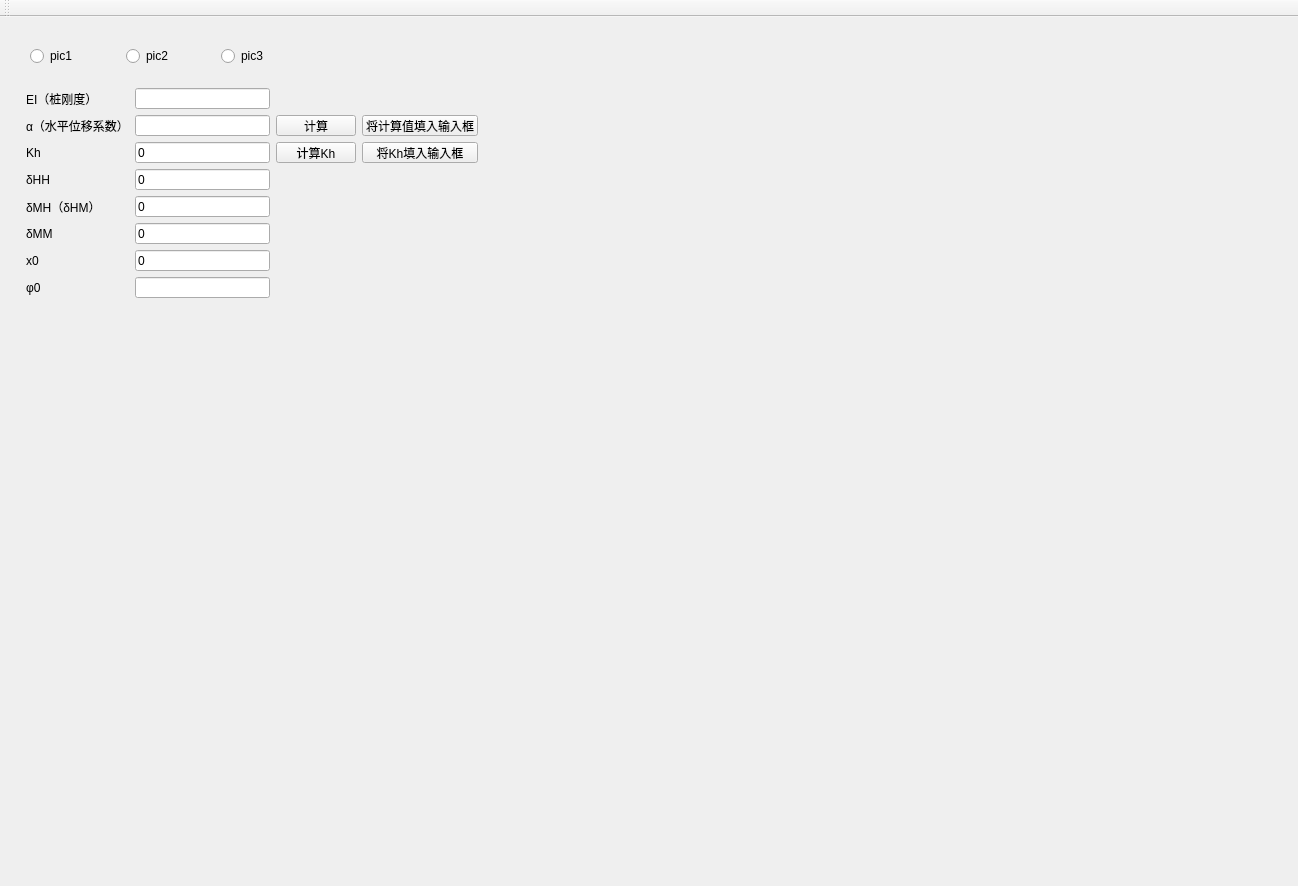
<?xml version="1.0" encoding="UTF-8"?>
<ui version="4.0">
 <class>MainWindow</class>
 <widget class="QMainWindow" name="MainWindow">
  <property name="geometry">
   <rect>
    <x>0</x>
    <y>0</y>
    <width>1298</width>
    <height>886</height>
   </rect>
  </property>
  <property name="windowTitle">
   <string>MainWindow</string>
  </property>
  <property name="styleSheet">
   <string notr="true">selection-background-color: qconicalgradient(cx:0, cy:0, angle:135, stop:0 rgba(255, 255, 0, 69), stop:0.375 rgba(255, 255, 0, 69), stop:0.423533 rgba(251, 255, 0, 145), stop:0.45 rgba(247, 255, 0, 208), stop:0.477581 rgba(255, 244, 71, 130), stop:0.518717 rgba(255, 218, 71, 130), stop:0.55 rgba(255, 255, 0, 255), stop:0.57754 rgba(255, 203, 0, 130), stop:0.625 rgba(255, 255, 0, 69), stop:1 rgba(255, 255, 0, 69));</string>
  </property>
  <widget class="QWidget" name="centralwidget">
   <widget class="QLabel" name="label">
    <property name="geometry">
     <rect>
      <x>570</x>
      <y>20</y>
      <width>201</width>
      <height>181</height>
     </rect>
    </property>
    <property name="text">
     <string/>
    </property>
    <property name="pixmap">
     <pixmap resource="png.qrc">:/png/image/p1.png</pixmap>
    </property>
    <property name="scaledContents">
     <bool>true</bool>
    </property>
   </widget>
   <widget class="QWidget" name="layoutWidget">
    <property name="geometry">
     <rect>
      <x>30</x>
      <y>30</y>
      <width>281</width>
      <height>18</height>
     </rect>
    </property>
    <layout class="QHBoxLayout" name="horizontalLayout">
     <item>
      <widget class="QRadioButton" name="radioButton_2">
       <property name="toolTipDuration">
        <number>0</number>
       </property>
       <property name="autoFillBackground">
        <bool>true</bool>
       </property>
       <property name="text">
        <string>pic1</string>
       </property>
       <attribute name="buttonGroup">
        <string notr="true">buttonGroup_2</string>
       </attribute>
      </widget>
     </item>
     <item>
      <widget class="QRadioButton" name="radioButton_3">
       <property name="text">
        <string>pic2</string>
       </property>
       <attribute name="buttonGroup">
        <string notr="true">buttonGroup_2</string>
       </attribute>
      </widget>
     </item>
     <item>
      <widget class="QRadioButton" name="radioButton">
       <property name="text">
        <string>pic3</string>
       </property>
       <attribute name="buttonGroup">
        <string notr="true">buttonGroup_2</string>
       </attribute>
      </widget>
     </item>
    </layout>
   </widget>
   <widget class="QWidget" name="">
    <property name="geometry">
     <rect>
      <x>26</x>
      <y>71</y>
      <width>452</width>
      <height>210</height>
     </rect>
    </property>
    <layout class="QGridLayout" name="gridLayout">
     <item row="0" column="0">
      <widget class="QLabel" name="ei">
       <property name="text">
        <string>EI（桩刚度）</string>
       </property>
      </widget>
     </item>
     <item row="0" column="1">
      <widget class="QLineEdit" name="eiedit"/>
     </item>
     <item row="1" column="0">
      <widget class="QLabel" name="alpha">
       <property name="text">
        <string>α（水平位移系数）</string>
       </property>
      </widget>
     </item>
     <item row="1" column="1">
      <widget class="QLineEdit" name="alphaedit"/>
     </item>
     <item row="1" column="2">
      <widget class="QPushButton" name="calapha">
       <property name="text">
        <string>计算</string>
       </property>
      </widget>
     </item>
     <item row="1" column="3">
      <widget class="QPushButton" name="calapha_2">
       <property name="text">
        <string>将计算值填入输入框</string>
       </property>
      </widget>
     </item>
     <item row="2" column="0">
      <widget class="QLabel" name="kh">
       <property name="text">
        <string>Kh</string>
       </property>
      </widget>
     </item>
     <item row="2" column="1">
      <widget class="QLineEdit" name="khedit">
       <property name="text">
        <string>0</string>
       </property>
      </widget>
     </item>
     <item row="2" column="2">
      <widget class="QPushButton" name="Calkh">
       <property name="text">
        <string>计算Kh</string>
       </property>
      </widget>
     </item>
     <item row="2" column="3">
      <widget class="QPushButton" name="calapha_4">
       <property name="text">
        <string>将Kh填入输入框</string>
       </property>
      </widget>
     </item>
     <item row="3" column="0">
      <widget class="QLabel" name="kh_2">
       <property name="text">
        <string>δHH</string>
       </property>
      </widget>
     </item>
     <item row="3" column="1">
      <widget class="QLineEdit" name="khedit_2">
       <property name="text">
        <string>0</string>
       </property>
      </widget>
     </item>
     <item row="4" column="0">
      <widget class="QLabel" name="kh_3">
       <property name="text">
        <string>δMH（δHM）</string>
       </property>
      </widget>
     </item>
     <item row="4" column="1">
      <widget class="QLineEdit" name="khedit_3">
       <property name="text">
        <string>0</string>
       </property>
      </widget>
     </item>
     <item row="5" column="0">
      <widget class="QLabel" name="kh_4">
       <property name="text">
        <string>δMM</string>
       </property>
      </widget>
     </item>
     <item row="5" column="1">
      <widget class="QLineEdit" name="khedit_4">
       <property name="text">
        <string>0</string>
       </property>
      </widget>
     </item>
     <item row="6" column="0">
      <widget class="QLabel" name="kh_5">
       <property name="text">
        <string>x0</string>
       </property>
      </widget>
     </item>
     <item row="6" column="1">
      <widget class="QLineEdit" name="khedit_5">
       <property name="text">
        <string>0</string>
       </property>
      </widget>
     </item>
     <item row="7" column="0">
      <widget class="QLabel" name="kh_6">
       <property name="text">
        <string>φ0</string>
       </property>
      </widget>
     </item>
     <item row="7" column="1">
      <widget class="QLineEdit" name="khedit_6">
       <property name="text">
        <string/>
       </property>
      </widget>
     </item>
    </layout>
   </widget>
  </widget>
  <widget class="QToolBar" name="toolBar">
   <property name="windowTitle">
    <string>toolBar</string>
   </property>
   <attribute name="toolBarArea">
    <enum>TopToolBarArea</enum>
   </attribute>
   <attribute name="toolBarBreak">
    <bool>false</bool>
   </attribute>
  </widget>
 </widget>
 <resources>
  <include location="png.qrc"/>
 </resources>
 <connections>
  <connection>
   <sender>buttonGroup_2</sender>
   <signal>buttonClicked(int)</signal>
   <receiver>label</receiver>
   <slot>clear()</slot>
   <hints>
    <hint type="sourcelabel">
     <x>-1</x>
     <y>-1</y>
    </hint>
    <hint type="destinationlabel">
     <x>610</x>
     <y>122</y>
    </hint>
   </hints>
  </connection>
  <connection>
   <sender>calapha</sender>
   <signal>clicked()</signal>
   <receiver>MainWindow</receiver>
   <slot>close()</slot>
   <hints>
    <hint type="sourcelabel">
     <x>331</x>
     <y>166</y>
    </hint>
    <hint type="destinationlabel">
     <x>399</x>
     <y>299</y>
    </hint>
   </hints>
  </connection>
 </connections>
 <buttongroups>
  <buttongroup name="buttonGroup_2"/>
 </buttongroups>
</ui>
